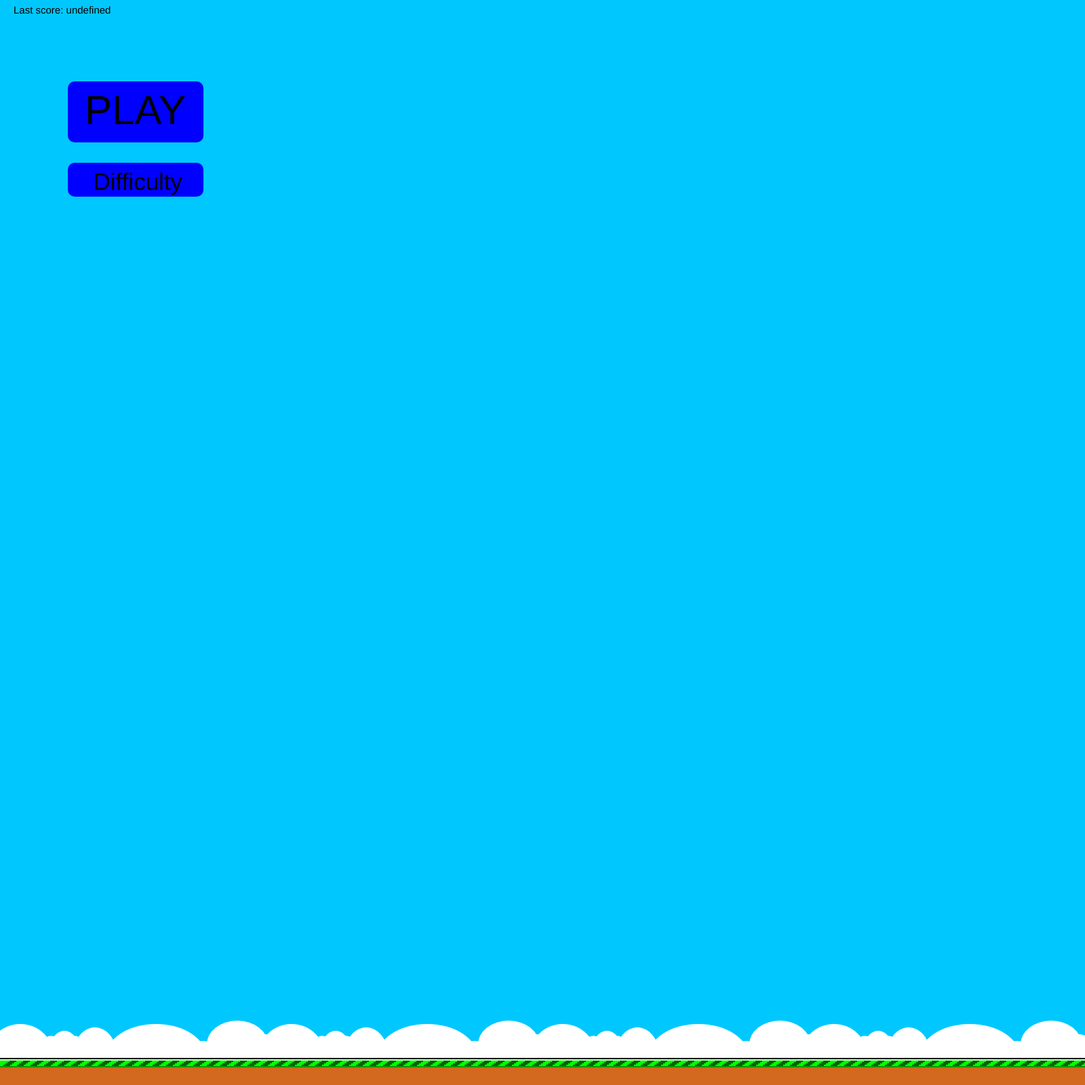
Frame 1 (no input)
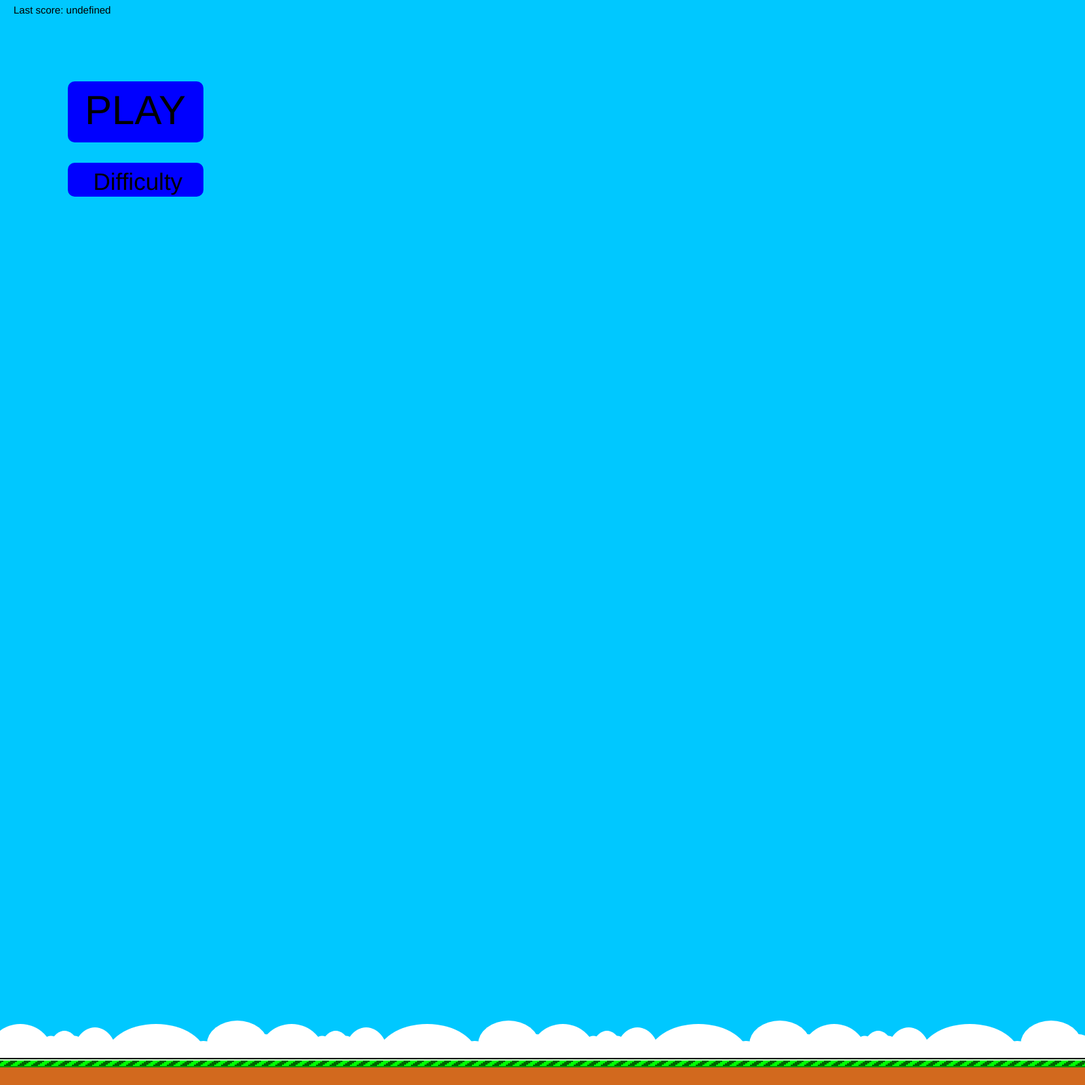
Frame 60 (no input)
Frame 120 (the mouse pressed at the canvas centre since frame 60): identical to frame 60, image omitted

The p5.js sketch that drew these frames (run headless with seeded random() and noise() and a simulated clock; from frame 60 on, the mouse is pressed at the canvas centre):

// p5.js sketch
// ── sketch.js
function setup() {
  createCanvas(1600, 1600);
  angleMode(DEGREES)
  noStroke()
}

    //variables
  var gameOver = false;
  var playing = false;
  var menu = true;
  var jumpTimer = 10;
  var wing = false;
  var wingTimer = 0;
  var i;
  var n;
  var p;
  var x = 150;
  var y = 150;
  var xPipe = 200;
  var yPipe = 400;
  var xGround = 0;
  var yGround = 0;
  var pipeW = 80;  
  var g = 1560;
  var size = 1.5;
  var shade;
  var difShade = 0;  
  var poeng = 0;
  var highScore;
  var y1;
  var y2;
  var y3;
  var y4;

    var yt1 = 750;
    var yb1 = 850;
    var yt2 = 600;
    var yb2 = 700;
    var yt3 = 50;
    var yb3 = 150;
    var yt4 = 1100;
    var yb4 = 1200;
    var yt5 = 520;
    var yb5 = 620;
    var yt6 = 440;
    var yb6 = 540;
    var yt7 = 670;
    var yb7 = 770;
    var yt8 = 1160;
    var yb8 = 1260;
    var yt9 = 460;
    var yb9 = 560;
    var yt10 = 110;
    var yb10 = 210;

gameMenu = function(){
  shade = 0;
  fill(0,0,255)
  rect(100,130,200,70)
  rect(110,120,180,90)
  ellipse(110,130,20,20)
  ellipse(110,200,20,20)
  ellipse(290,130,20,20)
  ellipse(290,200,20,20)
  
  rect(100,250,200,30)
  rect(110,240,180,50)
  ellipse(110,250,20,20)
  ellipse(110,280,20,20)
  ellipse(290,250,20,20)
  ellipse(290,280,20,20)
  fill(difShade)
  textSize(35)
  text("Difficulty",137.5,280)
  
  if(mouseX > 100 && mouseX < 300 && mouseY > 240 && mouseY < 290){
  fill(255)
    rect(110,240,180,2.5)
    rect(110,287.5,180,2.5)
    rect(100,250,2.5,30)
    rect(297.5,250,2.5,30)

      fill(300)
  ellipse(110,250,20,20)
  ellipse(110,280,20,20)
  ellipse(290,250,20,20)
  ellipse(290,280,20,20)
  
  fill(0,0,300)
  ellipse(112.5,252.5,20,20)
  ellipse(112.5,277.5,20,20)
  ellipse(287.5,252.5,20,20)
  ellipse(287.5,277.5,20,20)
    
    difShade = 255;
  }else{
    difShade = 0;    
  }
  
  
  if(mouseX > 100 && mouseX < 300 && mouseY > 120 && mouseY < 210){
    shade = 300; 
    fill(300)
    rect(100,130,2.5,70)
    rect(297.5,130,2.5,70)
    rect(110,120,180,2.5)
    rect(110,207.5,180,2.5)
  fill(300)
  ellipse(110,130,20,20)
  ellipse(110,200,20,20)
  ellipse(290,130,20,20)
  ellipse(290,200,20,20)
  
  fill(0,0,300)
  ellipse(112.5,132.5,20,20)
  ellipse(112.5,197.5,20,20)
  ellipse(287.5,132.5,20,20)
  ellipse(287.5,197.5,20,20)
    
    if(mouseIsPressed === true){
      menu = false;
      playing = true;
    }
    
  }
  textSize(60)
  fill(shade)
  text("PLAY",125,182.5)
}  


bakGrunn = function(){
  background(0,200,300)
  fill(300)
  ellipse(30,1560,100,100)
  ellipse(75,1540,25,25)
  ellipse(110,1540,25,25)
  ellipse(95,1580,60,120)
  ellipse(50,1580,100,100)
  ellipse(200,1550,25,25)*
  ellipse(140,1565,70,100)
  ellipse(230,1560,150,100)
  ellipse(300,1560,50,50)
  ellipse(350,1540,90,70)
  ellipse(390,1550,50,50)
  rect(0,1550,400,50)
    ellipse(430,1560,100,100)
  ellipse(475,1540,25,25)
  ellipse(510,1540,25,25)
  ellipse(495,1580,60,120)
  ellipse(450,1580,100,100)
  ellipse(600,1550,25,25)*
  ellipse(540,1565,70,100)
  ellipse(630,1560,150,100)
  ellipse(700,1560,50,50)
  ellipse(750,1540,90,70)
  ellipse(790,1550,50,50)
  rect(400,1550,400,50)
    ellipse(1230,1560,100,100)
  ellipse(1275,1540,25,25)
  ellipse(1310,1540,25,25)
  ellipse(1295,1580,60,120)
  ellipse(1250,1580,100,100)
  ellipse(1400,1550,25,25)*
  ellipse(1340,1565,70,100)
  ellipse(1430,1560,150,100)
  ellipse(1500,1560,50,50)
  ellipse(1550,1540,90,70)
  ellipse(1590,1550,50,50)
  rect(1200,1550,400,50)
    ellipse(830,1560,100,100)
  ellipse(875,1540,25,25)
  ellipse(910,1540,25,25)
  ellipse(895,1580,60,120)
  ellipse(850,1580,100,100)
  ellipse(1000,1550,25,25)*
  ellipse(940,1565,70,100)
  ellipse(1030,1560,150,100)
  ellipse(1100,1560,50,50)
  ellipse(1150,1540,90,70)
  ellipse(1190,1550,50,50)
  rect(80*0,1550,400,50)
}
flappyBird = function(s,x,y){
 //WHITE

  
  //BLACK
  fill(0)
  rect(x,y,s*6,s)
  rect(x-s*2,y+s,s*9,s)
  rect(x-s*3,y+s*2,s*11,s)
  rect(x-s*4,y+s*3,s*13,s)
  rect(x-s*5,y+s*4,s*14,s*2)
  rect(x-s*5,y+s*6,s*15,s)
  rect(x-s*4,y+s*7,s*15,s)
  rect(x-s*4,y+s*8,s*14,s*2)
  rect(x-s*3,y+s*10,s*12,s)
  rect(x-s,y+s*11,s*5,s)
  
  //RED
  
  fill(220,0,0)
  rect(x+s*4,y+s*7,s*6,s)
  rect(x+s*3,y+s*8,s,s)
  rect(x+s*4,y+s*9,s*5,s)
    
  //ORANGE
  
  fill(220,150,0)
  rect(x-s,y+s*8,s*3,s)
  rect(x-s*3,y+s*9,s*6,s)
  rect(x-s,y+s*10,s*5,s)

  //WHITE
  fill(255)
  rect(x-s*2,y+s*2,s*2,s)
  rect(x,y+s,s*3,s)
  rect(x+s*4,y+s,s*2,s)
  rect(x+s*3,y+s*2,s*4,s)
  rect(x+s*3,y+s*3,s*3,s*2)
  rect(x+s*4,y+s*5,s*3,s)
  rect(x+s*7,y+s*3,s,s*3)
  
  //YELLOW
  fill(255,255,100)
 
  rect(x,y+s*7,s*3,s)
  rect(x+s,y+s*6,s*3,s)
  rect(x+s,y+s*5,s*2,s)
  rect(x,y+s*4,s*2,s)
  rect(x-s,y+s*3,s*3,s)
  rect(x,y+s*2,s*2,s)

  //WING
  
  if(wing === true){
  
    //white
    fill(255)
  rect(x-s*5,y+s*4,s*4,s)   
    rect(x-s*5,y+s*5,s*5,s*2)   
    
    //black
    fill(0)
    rect(x-s*5,y+s*3,s,s)
    rect(x-s*6,y+s*4,s,s*3)
    rect(x-s*5,y+s*7,s,s)

    
  //yellow
  fill(255,255,100)
  rect(x-s*4,y+s*7,s*3,s)
  rect(x-s*5,y+s*6,s,s)
  rect(x-s,y+s*6,s,s)
  }else{
    //yellow
    fill(255,255,100)
    rect(x,y+s*5,s,s*2)
    rect(x-s*4,y+s*4,s*5,s*3)
    rect(x-s*3,y+s*3,s*4,s*5)
    //orange
    fill(220,150,0)
    rect(x-s*3,y+s*8,s*4,s)
  }
}

jump = function(){
  
  if(mouseIsPressed && jumpTimer < 1){
  y = y - 25;
    jumpTimer = jumpTimer + 15;
  }
 if(jumpTimer < 10){
 } 
}

pipes = function(){
  fill(0,100,0)
  
  rect(xPipe+200,0,pipeW,yt1)
  rect(xPipe+200,yb1,pipeW,g-yb1)
  rect(xPipe+400,0,pipeW,yt2)
  rect(xPipe+400,yb2,pipeW,g-yb2)
  rect(xPipe+600,0, pipeW ,yt3)
  rect(xPipe+600,yb3,pipeW,g-yb3)
  rect(xPipe+800,0,pipeW,yt4)
  rect(xPipe+800,yb4,pipeW,g-yb4)
  rect(xPipe+1000,0,pipeW,yt5)
  rect(xPipe+1000,yb5,pipeW,g-yb5)
  rect(xPipe+1200,0,pipeW,yt6)
  rect(xPipe+1200,yb6,pipeW,g-yb6)
  rect(xPipe+1400,0,pipeW,yt7)
  rect(xPipe+1400,yb7,pipeW,g-yb7)
  rect(xPipe+1600,0,pipeW,yt8)
  rect(xPipe+1600,yb8,pipeW,g-yb8)
  rect(xPipe+1800,0,pipeW,yt9)
  rect(xPipe+1800,yb9,pipeW,g-yb9)
  rect(xPipe+2000,0,pipeW,yt10)
  rect(xPipe+2000,yb10,pipeW,g-yb10)
  
  
  
}

animertBakgrunn = function(){
  fill(0)
rect(xGround, yGround +1560,1800,2);
  fill(200,255,200)
rect(xGround, yGround +1562,1800,2);
  fill(0,255,0)
  rect(xGround, yGround +1564,1800,8);
  fill(0,150,0)
  rect(xGround, yGround +1572,1800,2);
  fill(210,105,30)
  rect(xGround, yGround +1574,1800,26);
  fill(0,100,0)
  for(i = 0; i < 1800;i = i + 20){
    rect(xGround+5+i,yGround+1570,10,2)
    rect(xGround+8+i,yGround+1568,10,2)
    rect(xGround+11+i,yGround+1566,10,2)
    rect(xGround+14+i,yGround+1564,10,2)
  }

  
  
}

function draw() { 

  
  bakGrunn();
  if(menu === true){
  
  gameOver = false;
    playing = false;
  gameMenu()
  }

animertBakgrunn(xGround,yGround);

  
  if(x > xPipe+200 && x < xPipe+200+pipeW && y+12*size > yb1){
    gameOver = true;
  }
    if(x > xPipe+200 && x < xPipe+200+pipeW && y < yt1){
    gameOver = true;
  }
  if(x > xPipe+400 && x < xPipe+400+pipeW && y+12*size > yb2){
    gameOver = true;
  }
    if(x > xPipe+400 && x < xPipe+400+pipeW && y < yt2){
    gameOver = true;
  }
    if(x > xPipe+600 && x < xPipe+600+pipeW && y+12*size > yb3){
    gameOver = true;
  }
    if(x > xPipe+600 && x < xPipe+600+pipeW && y < yt3){
    gameOver = true;
    }
    if(x > xPipe+800 && x < xPipe+800+pipeW && y+12*size > yb4){
    gameOver = true;
  }
    if(x > xPipe+800 && x < xPipe+800+pipeW && y < yt4){
    gameOver = true;
  }
    if(x > xPipe+1000 && x < xPipe+1000+pipeW && y+12*size > yb5){
    gameOver = true;
  }
    if(x > xPipe+1000 && x < xPipe+1000+pipeW && y < yt5){
    gameOver = true;
  }
    if(x > xPipe+1200 && x < xPipe+1200+pipeW && y+12*size > yb6){
    gameOver = true;
  }
    if(x > xPipe+1200 && x < xPipe+1200+pipeW && y < yt6){
    gameOver = true;
  }
     if(x > xPipe+1400 && x < xPipe+1400+pipeW && y+12*size > yb7){
    gameOver = true;
  }
    if(x > xPipe+1400 && x < xPipe+1400+pipeW && y < yt7){
    gameOver = true;
  }
     if(x > xPipe+1600 && x < xPipe+1600+pipeW && y+12*size > yb8){
    gameOver = true;
  }
    if(x > xPipe+1600 && x < xPipe+1600+pipeW && y < yt8){
    gameOver = true;
  }
     if(x > xPipe+1800 && x < xPipe+1800+pipeW && y+12*size > yb9){
    gameOver = true;
  }
    if(x > xPipe+1800 && x < xPipe+1800+pipeW && y < yt9){
    gameOver = true;
  }
     if(x > xPipe+2000 && x < xPipe+2000+pipeW && y+12*size > yb10){
    gameOver = true;
  }
    if(x > xPipe+2000 && x < xPipe+2000+pipeW && y < yt10){
    gameOver = true;
  }
  if(x > xPipe+200 && playing === true){
    if(poeng < 200){
    poeng = 200;
    }
    poeng = poeng + 1;
    
  }
  
  fill(0)
  if(playing === true)
  text(floor(poeng/200),180,200);
  
   if(gameOver === true){
     menu = true;
     xPipe = 200;
     
       highScore = (floor(poeng/200)-1);
     poeng = 0;
     y = 150;
 //    playing = false;
  }
  textSize(15)
 text("Last score: "+highScore,20,20)
  
  
  xGround = xGround -1; 
  
  if(xPipe < -1600){
    xPipe = 200;
    
  }
  
  if(xGround < -200
    ){
    xGround = 0;
  }

  if(xGround === -200){
    y1 = random(0,200)}
  
  if(xGround === -400){
    y2 = random(0,200)}
  
  if(xGround === -600){
    y3 = random(0,200)}
  
   if(xGround === -800){
    y4 = random(0,200)
   }
    wingTimer += 1;
if(wingTimer > 15)
{
  wingTimer = 0;
}
  if(wingTimer > 7){
    wing = true;
  }else{
wing = false;
}
  
  
  
if(playing === true){
  xPipe = xPipe - 1;
  flappyBird(size,x,y)
  
  pipes(xPipe,y1);
  
  pipes(xPipe +200 ,y2);
  
  pipes(xPipe +400,y3);
  
 if(jumpTimer < 1){
   
   y = y +5;
    }
}
 jump()  
if(jumpTimer > 0){
  jumpTimer = jumpTimer -1;
}
}
